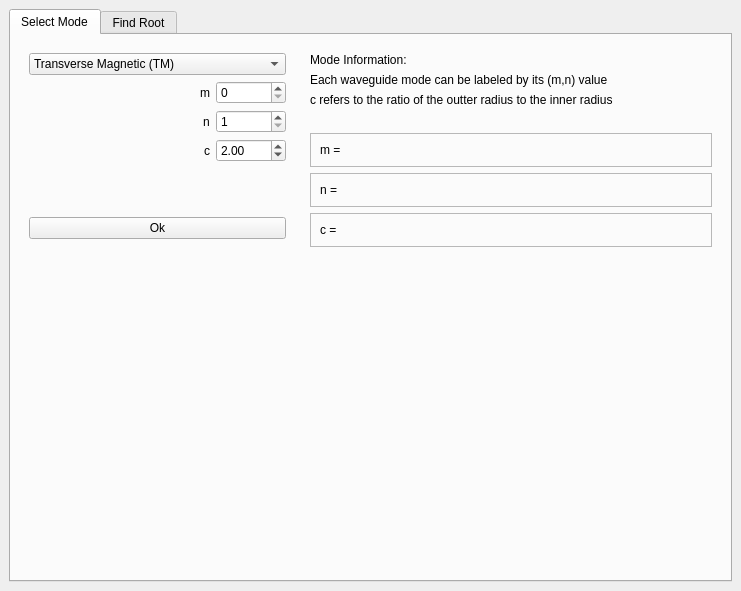
<?xml version="1.0" encoding="UTF-8"?>
<ui version="4.0">
 <class>MainWindow</class>
 <widget class="QMainWindow" name="MainWindow">
  <property name="enabled">
   <bool>true</bool>
  </property>
  <property name="geometry">
   <rect>
    <x>0</x>
    <y>0</y>
    <width>741</width>
    <height>591</height>
   </rect>
  </property>
  <property name="windowTitle">
   <string>Waveguide Viewer</string>
  </property>
  <widget class="QWidget" name="centralwidget">
   <layout class="QVBoxLayout" name="verticalLayout_2">
    <item>
     <widget class="QTabWidget" name="tabWidget">
      <property name="enabled">
       <bool>true</bool>
      </property>
      <property name="sizePolicy">
       <sizepolicy hsizetype="Expanding" vsizetype="Expanding">
        <horstretch>100</horstretch>
        <verstretch>105</verstretch>
       </sizepolicy>
      </property>
      <property name="minimumSize">
       <size>
        <width>600</width>
        <height>400</height>
       </size>
      </property>
      <property name="sizeIncrement">
       <size>
        <width>1</width>
        <height>1</height>
       </size>
      </property>
      <property name="baseSize">
       <size>
        <width>0</width>
        <height>0</height>
       </size>
      </property>
      <property name="tabPosition">
       <enum>QTabWidget::North</enum>
      </property>
      <property name="tabShape">
       <enum>QTabWidget::Rounded</enum>
      </property>
      <property name="currentIndex">
       <number>0</number>
      </property>
      <widget class="QWidget" name="tab_2">
       <attribute name="title">
        <string>Select Mode</string>
       </attribute>
       <layout class="QHBoxLayout" name="horizontalLayout_3">
        <item>
         <widget class="QFrame" name="frame_3">
          <property name="minimumSize">
           <size>
            <width>275</width>
            <height>0</height>
           </size>
          </property>
          <property name="maximumSize">
           <size>
            <width>275</width>
            <height>16777215</height>
           </size>
          </property>
          <property name="frameShape">
           <enum>QFrame::NoFrame</enum>
          </property>
          <property name="frameShadow">
           <enum>QFrame::Raised</enum>
          </property>
          <layout class="QVBoxLayout" name="verticalLayout_3">
           <item>
            <widget class="QComboBox" name="comboBox_ModeSelect">
             <property name="maximumSize">
              <size>
               <width>275</width>
               <height>16777215</height>
              </size>
             </property>
             <item>
              <property name="text">
               <string>Transverse Magnetic (TM)</string>
              </property>
             </item>
             <item>
              <property name="text">
               <string>Transverse Electric (TE)</string>
              </property>
             </item>
             <item>
              <property name="text">
               <string>Transverse Electric-Magnetic (TEM)</string>
              </property>
             </item>
            </widget>
           </item>
           <item>
            <widget class="QFrame" name="frame_4">
             <property name="minimumSize">
              <size>
               <width>0</width>
               <height>20</height>
              </size>
             </property>
             <property name="frameShape">
              <enum>QFrame::NoFrame</enum>
             </property>
             <property name="frameShadow">
              <enum>QFrame::Raised</enum>
             </property>
             <layout class="QHBoxLayout" name="horizontalLayout_4">
              <property name="topMargin">
               <number>0</number>
              </property>
              <property name="rightMargin">
               <number>0</number>
              </property>
              <property name="bottomMargin">
               <number>0</number>
              </property>
              <item>
               <spacer name="horizontalSpacer_4">
                <property name="orientation">
                 <enum>Qt::Horizontal</enum>
                </property>
                <property name="sizeHint" stdset="0">
                 <size>
                  <width>40</width>
                  <height>20</height>
                 </size>
                </property>
               </spacer>
              </item>
              <item>
               <widget class="QLabel" name="label_3">
                <property name="text">
                 <string>m</string>
                </property>
               </widget>
              </item>
              <item>
               <widget class="QSpinBox" name="spinBox_mValue">
                <property name="minimumSize">
                 <size>
                  <width>70</width>
                  <height>0</height>
                 </size>
                </property>
               </widget>
              </item>
             </layout>
            </widget>
           </item>
           <item>
            <widget class="QFrame" name="frame_5">
             <property name="minimumSize">
              <size>
               <width>0</width>
               <height>20</height>
              </size>
             </property>
             <property name="frameShape">
              <enum>QFrame::NoFrame</enum>
             </property>
             <property name="frameShadow">
              <enum>QFrame::Raised</enum>
             </property>
             <layout class="QHBoxLayout" name="horizontalLayout_5">
              <property name="topMargin">
               <number>0</number>
              </property>
              <property name="rightMargin">
               <number>0</number>
              </property>
              <property name="bottomMargin">
               <number>0</number>
              </property>
              <item>
               <spacer name="horizontalSpacer_5">
                <property name="orientation">
                 <enum>Qt::Horizontal</enum>
                </property>
                <property name="sizeHint" stdset="0">
                 <size>
                  <width>40</width>
                  <height>20</height>
                 </size>
                </property>
               </spacer>
              </item>
              <item>
               <widget class="QLabel" name="label_4">
                <property name="text">
                 <string>n</string>
                </property>
               </widget>
              </item>
              <item>
               <widget class="QSpinBox" name="spinBox_nvalue">
                <property name="minimumSize">
                 <size>
                  <width>70</width>
                  <height>0</height>
                 </size>
                </property>
                <property name="minimum">
                 <number>1</number>
                </property>
                <property name="maximum">
                 <number>10</number>
                </property>
               </widget>
              </item>
             </layout>
            </widget>
           </item>
           <item>
            <widget class="QFrame" name="frame">
             <property name="minimumSize">
              <size>
               <width>0</width>
               <height>20</height>
              </size>
             </property>
             <property name="frameShape">
              <enum>QFrame::NoFrame</enum>
             </property>
             <property name="frameShadow">
              <enum>QFrame::Raised</enum>
             </property>
             <layout class="QHBoxLayout" name="horizontalLayout">
              <property name="topMargin">
               <number>0</number>
              </property>
              <property name="rightMargin">
               <number>0</number>
              </property>
              <item>
               <spacer name="horizontalSpacer">
                <property name="orientation">
                 <enum>Qt::Horizontal</enum>
                </property>
                <property name="sizeHint" stdset="0">
                 <size>
                  <width>155</width>
                  <height>20</height>
                 </size>
                </property>
               </spacer>
              </item>
              <item>
               <widget class="QLabel" name="label_2">
                <property name="text">
                 <string>c</string>
                </property>
               </widget>
              </item>
              <item>
               <widget class="QDoubleSpinBox" name="doubleSpinBox_cValue">
                <property name="minimumSize">
                 <size>
                  <width>70</width>
                  <height>0</height>
                 </size>
                </property>
                <property name="minimum">
                 <double>1.050000000000000</double>
                </property>
                <property name="maximum">
                 <double>10.000000000000000</double>
                </property>
                <property name="singleStep">
                 <double>0.200000000000000</double>
                </property>
                <property name="value">
                 <double>2.000000000000000</double>
                </property>
               </widget>
              </item>
             </layout>
            </widget>
           </item>
           <item>
            <spacer name="verticalSpacer_3">
             <property name="orientation">
              <enum>Qt::Vertical</enum>
             </property>
             <property name="sizeType">
              <enum>QSizePolicy::Fixed</enum>
             </property>
             <property name="sizeHint" stdset="0">
              <size>
               <width>20</width>
               <height>40</height>
              </size>
             </property>
            </spacer>
           </item>
           <item>
            <widget class="QPushButton" name="SelectModeOkButton">
             <property name="text">
              <string>Ok</string>
             </property>
            </widget>
           </item>
           <item>
            <spacer name="verticalSpacer_2">
             <property name="orientation">
              <enum>Qt::Vertical</enum>
             </property>
             <property name="sizeHint" stdset="0">
              <size>
               <width>20</width>
               <height>40</height>
              </size>
             </property>
            </spacer>
           </item>
          </layout>
         </widget>
        </item>
        <item>
         <widget class="QFrame" name="frame_6">
          <property name="sizePolicy">
           <sizepolicy hsizetype="Expanding" vsizetype="Expanding">
            <horstretch>0</horstretch>
            <verstretch>0</verstretch>
           </sizepolicy>
          </property>
          <property name="frameShape">
           <enum>QFrame::NoFrame</enum>
          </property>
          <property name="frameShadow">
           <enum>QFrame::Raised</enum>
          </property>
          <layout class="QVBoxLayout" name="verticalLayout_4">
           <item>
            <widget class="QLabel" name="label">
             <property name="text">
              <string>Mode Information:</string>
             </property>
            </widget>
           </item>
           <item>
            <widget class="QLabel" name="label_5">
             <property name="text">
              <string>Each waveguide mode can be labeled by its (m,n) value</string>
             </property>
            </widget>
           </item>
           <item>
            <widget class="QLabel" name="label_6">
             <property name="text">
              <string>c refers to the ratio of the outter radius to the inner radius</string>
             </property>
            </widget>
           </item>
           <item>
            <spacer name="verticalSpacer_4">
             <property name="orientation">
              <enum>Qt::Vertical</enum>
             </property>
             <property name="sizeType">
              <enum>QSizePolicy::Fixed</enum>
             </property>
             <property name="sizeHint" stdset="0">
              <size>
               <width>20</width>
               <height>20</height>
              </size>
             </property>
            </spacer>
           </item>
           <item>
            <widget class="QFrame" name="frame_7">
             <property name="sizePolicy">
              <sizepolicy hsizetype="Preferred" vsizetype="Preferred">
               <horstretch>0</horstretch>
               <verstretch>0</verstretch>
              </sizepolicy>
             </property>
             <property name="minimumSize">
              <size>
               <width>0</width>
               <height>20</height>
              </size>
             </property>
             <property name="frameShape">
              <enum>QFrame::StyledPanel</enum>
             </property>
             <property name="frameShadow">
              <enum>QFrame::Raised</enum>
             </property>
             <layout class="QHBoxLayout" name="horizontalLayout_6">
              <item>
               <widget class="QLabel" name="label_7">
                <property name="sizePolicy">
                 <sizepolicy hsizetype="Minimum" vsizetype="Preferred">
                  <horstretch>0</horstretch>
                  <verstretch>0</verstretch>
                 </sizepolicy>
                </property>
                <property name="text">
                 <string>m = </string>
                </property>
               </widget>
              </item>
              <item>
               <widget class="QLabel" name="label_mValue">
                <property name="text">
                 <string/>
                </property>
               </widget>
              </item>
             </layout>
            </widget>
           </item>
           <item>
            <widget class="QFrame" name="frame_8">
             <property name="minimumSize">
              <size>
               <width>0</width>
               <height>20</height>
              </size>
             </property>
             <property name="frameShape">
              <enum>QFrame::StyledPanel</enum>
             </property>
             <property name="frameShadow">
              <enum>QFrame::Raised</enum>
             </property>
             <layout class="QHBoxLayout" name="horizontalLayout_7">
              <item>
               <widget class="QLabel" name="label_n">
                <property name="sizePolicy">
                 <sizepolicy hsizetype="Minimum" vsizetype="Preferred">
                  <horstretch>0</horstretch>
                  <verstretch>0</verstretch>
                 </sizepolicy>
                </property>
                <property name="text">
                 <string>n =</string>
                </property>
               </widget>
              </item>
              <item>
               <widget class="QLabel" name="label_nValue">
                <property name="text">
                 <string/>
                </property>
               </widget>
              </item>
             </layout>
            </widget>
           </item>
           <item>
            <widget class="QFrame" name="frame_9">
             <property name="minimumSize">
              <size>
               <width>0</width>
               <height>20</height>
              </size>
             </property>
             <property name="frameShape">
              <enum>QFrame::StyledPanel</enum>
             </property>
             <property name="frameShadow">
              <enum>QFrame::Raised</enum>
             </property>
             <layout class="QHBoxLayout" name="horizontalLayout_8">
              <item>
               <widget class="QLabel" name="label_c">
                <property name="sizePolicy">
                 <sizepolicy hsizetype="Minimum" vsizetype="Preferred">
                  <horstretch>0</horstretch>
                  <verstretch>0</verstretch>
                 </sizepolicy>
                </property>
                <property name="text">
                 <string>c = </string>
                </property>
               </widget>
              </item>
              <item>
               <widget class="QLabel" name="label_cValue">
                <property name="text">
                 <string/>
                </property>
               </widget>
              </item>
             </layout>
            </widget>
           </item>
           <item>
            <spacer name="verticalSpacer_5">
             <property name="orientation">
              <enum>Qt::Vertical</enum>
             </property>
             <property name="sizeHint" stdset="0">
              <size>
               <width>20</width>
               <height>40</height>
              </size>
             </property>
            </spacer>
           </item>
          </layout>
         </widget>
        </item>
       </layout>
      </widget>
      <widget class="QWidget" name="tab">
       <attribute name="title">
        <string>Find Root</string>
       </attribute>
       <layout class="QHBoxLayout" name="horizontalLayout_2">
        <item>
         <widget class="QWidget" name="MatplotlibRootPlot" native="true"/>
        </item>
        <item>
         <widget class="QFrame" name="frame_2">
          <property name="maximumSize">
           <size>
            <width>150</width>
            <height>16777215</height>
           </size>
          </property>
          <property name="frameShape">
           <enum>QFrame::NoFrame</enum>
          </property>
          <property name="frameShadow">
           <enum>QFrame::Raised</enum>
          </property>
          <layout class="QVBoxLayout" name="verticalLayout">
           <item>
            <widget class="QPushButton" name="pushButton_CalculateRoot">
             <property name="text">
              <string>Calculate Root</string>
             </property>
            </widget>
           </item>
           <item>
            <widget class="QPushButton" name="pushButton_DefaultRoot">
             <property name="text">
              <string>Default Root</string>
             </property>
            </widget>
           </item>
           <item>
            <spacer name="verticalSpacer">
             <property name="orientation">
              <enum>Qt::Vertical</enum>
             </property>
             <property name="sizeHint" stdset="0">
              <size>
               <width>20</width>
               <height>40</height>
              </size>
             </property>
            </spacer>
           </item>
          </layout>
         </widget>
        </item>
       </layout>
      </widget>
     </widget>
    </item>
   </layout>
  </widget>
  <widget class="QMenuBar" name="menubar">
   <property name="geometry">
    <rect>
     <x>0</x>
     <y>0</y>
     <width>741</width>
     <height>25</height>
    </rect>
   </property>
  </widget>
 </widget>
 <tabstops>
  <tabstop>pushButton_DefaultRoot</tabstop>
  <tabstop>spinBox_mValue</tabstop>
  <tabstop>comboBox_ModeSelect</tabstop>
  <tabstop>spinBox_nvalue</tabstop>
  <tabstop>tabWidget</tabstop>
  <tabstop>pushButton_CalculateRoot</tabstop>
  <tabstop>SelectModeOkButton</tabstop>
 </tabstops>
 <resources/>
 <connections/>
</ui>
